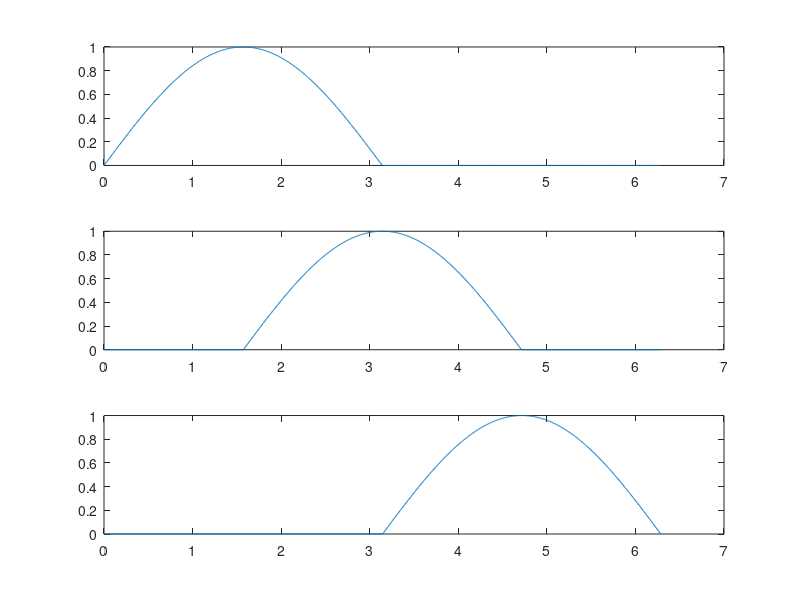

Reproduce this figure in MATLAB.
% Traveling Wave Simulation & Figure Plot
clc;clear;
%Parameters
tx = 1000;
t0 = 0;
t1 = 250;
t2 = 500;
A = 1;
t_L = 2*pi;

t = linspace(0,t_L,tx);

Vx = [A*sin(t(1:tx/2)) zeros(1,tx/2)];
V1 = [zeros(1,t1) Vx(1:tx-t1)];
V2 = [zeros(1,t2) Vx(1:tx-t2)];

%Plot the Figure
figure(1);clf;hold on;
subplot(3,1,1);plot(t,Vx); %Waveform at t=0
subplot(3,1,2);plot(t,V1); %Waveform at t=t1
subplot(3,1,3);plot(t,V2); %Waveform at t=t2


